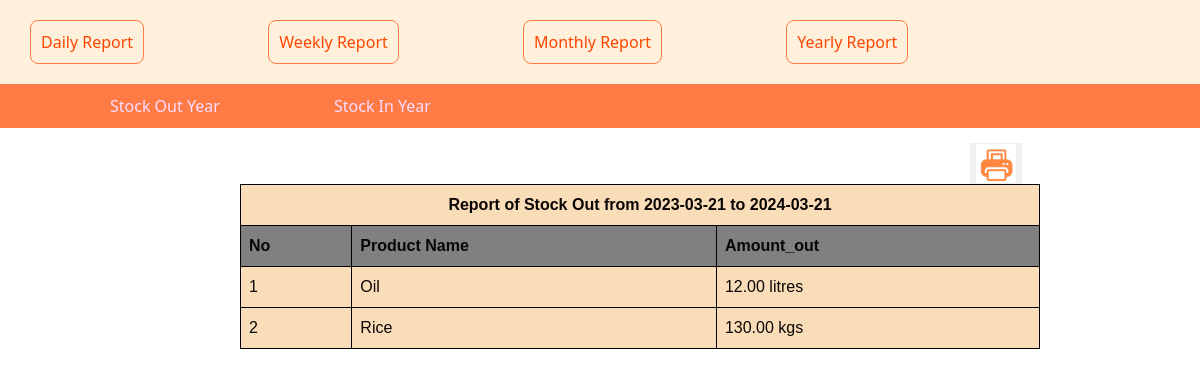
Screenshot of /stock_out_year.php with the database file from the repository.
### tables this page shows
CREATE TABLE `stock_out` (
  `id` int(11) NOT NULL,
  `pro_id` int(11) NOT NULL,
  `amount_out` decimal(13,2) NOT NULL,
  `out_date` date NOT NULL,
  `reason` text NOT NULL,
  `period_of_use` varchar(255) NOT NULL
);

CREATE TABLE `products` (
  `pro_id` int(11) NOT NULL,
  `product_name` varchar(200) NOT NULL,
  `Quantity` decimal(13,2) NOT NULL,
  `qnty_measures` varchar(50) NOT NULL DEFAULT 'kgs'
);

### stock_out_year.php (the view, shortened to what this page needs)
<?php
include'yearly.php';
?>
<!DOCTYPE html>
<html>
<head>
	<link rel="stylesheet" type="text/css" href="bootstrap.css">
	<link rel="stylesheet" href="styles/stock_in_week.css">
</head>
<body>
	<?php
	$from=date('Y-m-d',strtotime('-1 year'));
	$to=date('Y-m-d');
	$no=1;
	$select=mysqli_query($con,"select products.*,stock_out.*,sum(amount_out) as total_amount_out from products,stock_out where stock_out.out_date between '$from' and '$to' and products.pro_id=stock_out.pro_id group by (stock_out.pro_id)");
	if(mysqli_num_rows($select)>0){
		?>
		<button onclick="window.print()"  class="print-btn"><img  class="img" style="border: transparent;outline: transparent;
		width: 40px;margin-right:20% ;" src="images/print2.PNG"></button><br>
		<div class="ncontainer-table" >
			<table class="table table-bordered table-css" style="background: rgb(248, 221, 184);border-color: black;" border="1">
			<tr style="text-align:center"><th colspan="6">
				Report of Stock Out from <?php echo $from;?> to <?php echo $to;?></th></tr>
		<tr style="background-color:gray">
		<th>No</th>
		<th>Product Name</th>
		<th>Amount_out</th>
	</tr>
<?php
	while($fetch=mysqli_fetch_array($select)){
		?>
		<tr>
			<td><?php echo $no;?></td>
			<td><?php echo $fetch['product_name'];?></td>
			<td><?php echo $fetch['total_amount_out']." ".$fetch['qnty_measures'];?></td>
		</tr>
		<?php
		$no++;
	}
}
else{
     echo"<h4 style='color:gray'><b><i>No stock_out operation made to Year</i><b></h4>";
}
	?>
	</table>
</div>
</body>
</html>

### styles/stock_in_week.css (style rules this page uses)
.table-css { color: rgb(10, 6, 5); padding: 10px; width: 800px; border-collapse: collape; background-color: rgb(237, 123, 70); margin-left: 240px; border:solid black 1px; background: rgb(248, 221, 184); border-color: black; }
.print-btn { margin-left: 970px; border: none; margin-top: 15px; }
.img { border: transparent; outline: transparent; width: 40px; margin-right:20% ; }

### Report.php (style rules this page uses)
td, th { font-family: arial,sans-serif; }

### rows the page displays
stock_out: pro.product_name "Oil", total_amount_out "12.00", pro.qnty_measures "litres"
stock_out: pro.product_name "Rice", total_amount_out "130.00", pro.qnty_measures "kgs"

### other values shown
$from "2023-03-21"
$to "2024-03-21"
